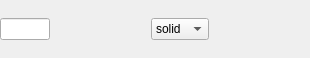
<ui version="4.0" >
 <class>LineWidget</class>
 <widget class="QWidget" name="LineWidget" >
  <property name="geometry" >
   <rect>
    <x>0</x>
    <y>0</y>
    <width>310</width>
    <height>58</height>
   </rect>
  </property>
  <property name="sizePolicy" >
   <sizepolicy vsizetype="Maximum" hsizetype="Preferred" >
    <horstretch>0</horstretch>
    <verstretch>0</verstretch>
   </sizepolicy>
  </property>
  <property name="windowTitle" >
   <string>Plot Line Widget</string>
  </property>
  <layout class="QHBoxLayout" >
   <property name="spacing" >
    <number>0</number>
   </property>
   <property name="leftMargin" >
    <number>0</number>
   </property>
   <property name="topMargin" >
    <number>0</number>
   </property>
   <property name="rightMargin" >
    <number>0</number>
   </property>
   <property name="bottomMargin" >
    <number>0</number>
   </property>
   <item>
    <widget class="QStackedWidget" name="stackedWidget" >
     <property name="currentIndex" >
      <number>0</number>
     </property>
     <widget class="QWidget" name="cPage" >
      <layout class="QHBoxLayout" >
       <property name="spacing" >
        <number>0</number>
       </property>
       <property name="leftMargin" >
        <number>0</number>
       </property>
       <property name="topMargin" >
        <number>0</number>
       </property>
       <property name="rightMargin" >
        <number>0</number>
       </property>
       <property name="bottomMargin" >
        <number>0</number>
       </property>
       <item>
        <widget class="QLineEdit" name="cWidth" >
         <property name="maximumSize" >
          <size>
           <width>50</width>
           <height>16777215</height>
          </size>
         </property>
        </widget>
       </item>
       <item>
        <widget class="QFrame" name="cColorFrame" >
         <property name="sizePolicy" >
          <sizepolicy vsizetype="Preferred" hsizetype="Expanding" >
           <horstretch>0</horstretch>
           <verstretch>0</verstretch>
          </sizepolicy>
         </property>
         <property name="frameShape" >
          <enum>QFrame::NoFrame</enum>
         </property>
         <property name="frameShadow" >
          <enum>QFrame::Raised</enum>
         </property>
        </widget>
       </item>
       <item>
        <widget class="QComboBox" name="cStyle" >
         <property name="sizePolicy" >
          <sizepolicy vsizetype="Fixed" hsizetype="Fixed" >
           <horstretch>0</horstretch>
           <verstretch>0</verstretch>
          </sizepolicy>
         </property>
         <property name="maximumSize" >
          <size>
           <width>60</width>
           <height>16777215</height>
          </size>
         </property>
         <item>
          <property name="text" >
           <string>solid</string>
          </property>
         </item>
         <item>
          <property name="text" >
           <string>dash</string>
          </property>
         </item>
         <item>
          <property name="text" >
           <string>dot</string>
          </property>
         </item>
         <item>
          <property name="text" >
           <string>none</string>
          </property>
         </item>
        </widget>
       </item>
       <item>
        <spacer>
         <property name="orientation" >
          <enum>Qt::Horizontal</enum>
         </property>
         <property name="sizeHint" >
          <size>
           <width>40</width>
           <height>20</height>
          </size>
         </property>
        </spacer>
       </item>
      </layout>
     </widget>
     <widget class="QWidget" name="gPage" >
      <layout class="QGridLayout" >
       <property name="leftMargin" >
        <number>0</number>
       </property>
       <property name="topMargin" >
        <number>0</number>
       </property>
       <property name="rightMargin" >
        <number>0</number>
       </property>
       <property name="bottomMargin" >
        <number>0</number>
       </property>
       <property name="horizontalSpacing" >
        <number>3</number>
       </property>
       <property name="verticalSpacing" >
        <number>3</number>
       </property>
       <item row="0" column="0" >
        <widget class="QLabel" name="nColorLabel" >
         <property name="text" >
          <string>Color:</string>
         </property>
        </widget>
       </item>
       <item row="0" column="1" >
        <widget class="QFrame" name="nColorFrame" >
         <property name="frameShape" >
          <enum>QFrame::NoFrame</enum>
         </property>
         <property name="frameShadow" >
          <enum>QFrame::Raised</enum>
         </property>
        </widget>
       </item>
       <item row="1" column="0" >
        <widget class="QLabel" name="nStyleLabel" >
         <property name="text" >
          <string>Style:</string>
         </property>
        </widget>
       </item>
       <item row="1" column="1" >
        <layout class="QHBoxLayout" >
         <property name="spacing" >
          <number>0</number>
         </property>
         <item>
          <widget class="QSpinBox" name="nWidth" />
         </item>
         <item>
          <widget class="QLabel" name="nWidthLabel" >
           <property name="text" >
            <string>px, </string>
           </property>
          </widget>
         </item>
         <item>
          <widget class="QComboBox" name="nStyle" >
           <item>
            <property name="text" >
             <string>solid</string>
            </property>
           </item>
           <item>
            <property name="text" >
             <string>dashed</string>
            </property>
           </item>
           <item>
            <property name="text" >
             <string>dotted</string>
            </property>
           </item>
           <item>
            <property name="text" >
             <string>no line</string>
            </property>
           </item>
          </widget>
         </item>
         <item>
          <spacer>
           <property name="orientation" >
            <enum>Qt::Horizontal</enum>
           </property>
           <property name="sizeHint" >
            <size>
             <width>40</width>
             <height>20</height>
            </size>
           </property>
          </spacer>
         </item>
        </layout>
       </item>
      </layout>
     </widget>
    </widget>
   </item>
  </layout>
 </widget>
 <resources/>
 <connections/>
</ui>
